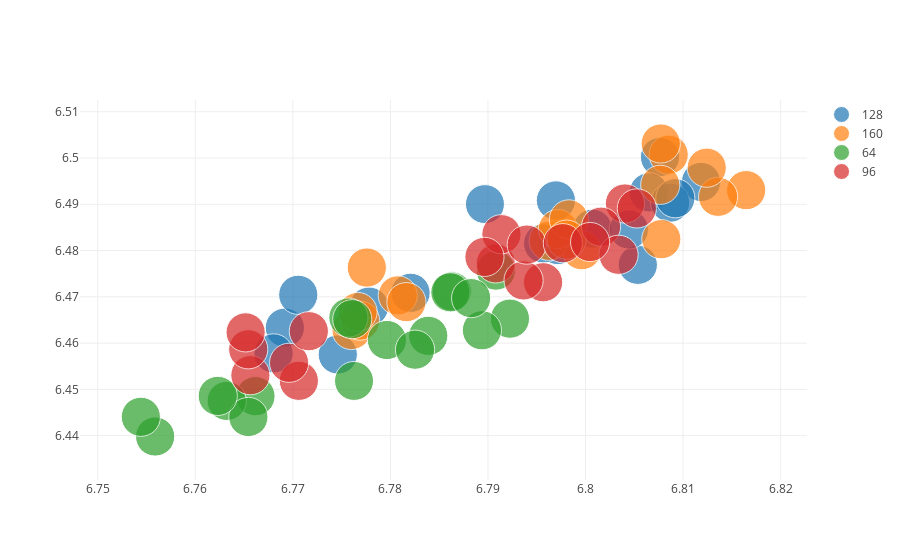

Notebook cell for this chart:
### Code cell
results.results_dataframe_graph(facet='neuronsE',att=['neuronsD','neuronsE','nlayersD','nlayersE', 'drop'])

### Figure 1 — Plotly figure (JSON) as saved in the notebook; plotly's stock layout.template omitted (floating-point values rounded to 4 significant figures)
{"data": [{"marker": {"size": [39.2, 39.2, 39.2, 39.2, 39.2, 39.2, 39.2, 39.2, 39.2, 39.2, 39.2, 39, 39.2, 39.2, 39.2, 39.2, 39.2, 39.2]}, "mode": "markers", "name": "128", "text": ["neuronsD:32-neuronsE:128-nlayersD:1-nlayersE:1-drop:0.0-neuronsE:128", "neuronsD:32-neuronsE:128-nlayersD:1-nlayersE:1-drop:0.05-neuronsE:128", "neuronsD:32-neuronsE:128-nlayersD:1-nlayersE:1-drop:0.1-neuronsE:128", "neuronsD:32-neuronsE:128-nlayersD:1-nlayersE:1-drop:0.2-neuronsE:128", "neuronsD:32-neuronsE:128-nlayersD:1-nlayersE:1-drop:0.3-neuronsE:128", "neuronsD:32-neuronsE:128-nlayersD:1-nlayersE:1-drop:0.4-neuronsE:128", "neuronsD:64-neuronsE:128-nlayersD:1-nlayersE:1-drop:0.0-neuronsE:128", "neuronsD:64-neuronsE:128-nlayersD:1-nlayersE:1-drop:0.05-neuronsE:128", "neuronsD:64-neuronsE:128-nlayersD:1-nlayersE:1-drop:0.1-neuronsE:128", "neuronsD:64-neuronsE:128-nlayersD:1-nlayersE:1-drop:0.2-neuronsE:128", "neuronsD:64-neuronsE:128-nlayersD:1-nlayersE:1-drop:0.3-neuronsE:128", "neuronsD:64-neuronsE:128-nlayersD:1-nlayersE:1-drop:0.4-neuronsE:128", "neuronsD:96-neuronsE:128-nlayersD:1-nlayersE:1-drop:0.0-neuronsE:128", "neuronsD:96-neuronsE:128-nlayersD:1-nlayersE:1-drop:0.05-neuronsE:128", "neuronsD:96-neuronsE:128-nlayersD:1-nlayersE:1-drop:0.1-neuronsE:128", "neuronsD:96-neuronsE:128-nlayersD:1-nlayersE:1-drop:0.2-neuronsE:128", "neuronsD:96-neuronsE:128-nlayersD:1-nlayersE:1-drop:0.3-neuronsE:128", "neuronsD:96-neuronsE:128-nlayersD:1-nlayersE:1-drop:0.4-neuronsE:128"], "type": "scatter", "uid": "ea647609-00a6-4553-b5e5-a254cee695d2", "x": [6.769, 6.775, 6.778, 6.782, 6.768, 6.771, 6.801, 6.797, 6.797, 6.805, 6.796, 6.79, 6.812, 6.808, 6.806, 6.804, 6.809, 6.809], "y": [6.463, 6.458, 6.468, 6.471, 6.458, 6.47, 6.485, 6.491, 6.481, 6.477, 6.482, 6.49, 6.495, 6.5, 6.493, 6.485, 6.49, 6.491]}, {"marker": {"size": [39.2, 39.2, 39.2, 39.2, 39.2, 39, 39.2, 39.2, 39.2, 39.2, 39.2, 39.2, 39.2, 39.2, 39.2, 39.2, 39.2, 39.2]}, "mode": "markers", "name": "160", "text": ["neuronsD:32-neuronsE:160-nlayersD:1-nlayersE:1-drop:0.0-neuronsE:160", "neuronsD:32-neuronsE:160-nlayersD:1-nlayersE:1-drop:0.05-neuronsE:160", "neuronsD:32-neuronsE:160-nlayersD:1-nlayersE:1-drop:0.1-neuronsE:160", "neuronsD:32-neuronsE:160-nlayersD:1-nlayersE:1-drop:0.2-neuronsE:160", "neuronsD:32-neuronsE:160-nlayersD:1-nlayersE:1-drop:0.3-neuronsE:160", "neuronsD:32-neuronsE:160-nlayersD:1-nlayersE:1-drop:0.4-neuronsE:160", "neuronsD:64-neuronsE:160-nlayersD:1-nlayersE:1-drop:0.0-neuronsE:160", "neuronsD:64-neuronsE:160-nlayersD:1-nlayersE:1-drop:0.05-neuronsE:160", "neuronsD:64-neuronsE:160-nlayersD:1-nlayersE:1-drop:0.1-neuronsE:160", "neuronsD:64-neuronsE:160-nlayersD:1-nlayersE:1-drop:0.2-neuronsE:160", "neuronsD:64-neuronsE:160-nlayersD:1-nlayersE:1-drop:0.3-neuronsE:160", "neuronsD:64-neuronsE:160-nlayersD:1-nlayersE:1-drop:0.4-neuronsE:160", "neuronsD:96-neuronsE:160-nlayersD:1-nlayersE:1-drop:0.0-neuronsE:160", "neuronsD:96-neuronsE:160-nlayersD:1-nlayersE:1-drop:0.05-neuronsE:160", "neuronsD:96-neuronsE:160-nlayersD:1-nlayersE:1-drop:0.1-neuronsE:160", "neuronsD:96-neuronsE:160-nlayersD:1-nlayersE:1-drop:0.2-neuronsE:160", "neuronsD:96-neuronsE:160-nlayersD:1-nlayersE:1-drop:0.3-neuronsE:160", "neuronsD:96-neuronsE:160-nlayersD:1-nlayersE:1-drop:0.4-neuronsE:160"], "type": "scatter", "uid": "45300cef-47e2-4b91-854f-7be7832bc458", "x": [6.781, 6.782, 6.776, 6.777, 6.778, 6.777, 6.8, 6.796, 6.797, 6.798, 6.798, 6.808, 6.816, 6.809, 6.808, 6.814, 6.808, 6.812], "y": [6.47, 6.469, 6.463, 6.465, 6.476, 6.467, 6.48, 6.482, 6.485, 6.487, 6.482, 6.482, 6.493, 6.501, 6.503, 6.492, 6.494, 6.498]}, {"marker": {"size": [39.2, 39.2, 39.2, 39.2, 39.2, 39.2, 39.2, 39.2, 39.2, 39.2, 39, 39.2, 39.2, 39.2, 39.2, 39.2, 39.2, 39.2]}, "mode": "markers", "name": "64", "text": ["neuronsD:32-neuronsE:64-nlayersD:1-nlayersE:1-drop:0.0-neuronsE:64", "neuronsD:32-neuronsE:64-nlayersD:1-nlayersE:1-drop:0.05-neuronsE:64", "neuronsD:32-neuronsE:64-nlayersD:1-nlayersE:1-drop:0.1-neuronsE:64", "neuronsD:32-neuronsE:64-nlayersD:1-nlayersE:1-drop:0.2-neuronsE:64", "neuronsD:32-neuronsE:64-nlayersD:1-nlayersE:1-drop:0.3-neuronsE:64", "neuronsD:32-neuronsE:64-nlayersD:1-nlayersE:1-drop:0.4-neuronsE:64", "neuronsD:64-neuronsE:64-nlayersD:1-nlayersE:1-drop:0.0-neuronsE:64", "neuronsD:64-neuronsE:64-nlayersD:1-nlayersE:1-drop:0.05-neuronsE:64", "neuronsD:64-neuronsE:64-nlayersD:1-nlayersE:1-drop:0.1-neuronsE:64", "neuronsD:64-neuronsE:64-nlayersD:1-nlayersE:1-drop:0.2-neuronsE:64", "neuronsD:64-neuronsE:64-nlayersD:1-nlayersE:1-drop:0.3-neuronsE:64", "neuronsD:64-neuronsE:64-nlayersD:1-nlayersE:1-drop:0.4-neuronsE:64", "neuronsD:96-neuronsE:64-nlayersD:1-nlayersE:1-drop:0.0-neuronsE:64", "neuronsD:96-neuronsE:64-nlayersD:1-nlayersE:1-drop:0.05-neuronsE:64", "neuronsD:96-neuronsE:64-nlayersD:1-nlayersE:1-drop:0.1-neuronsE:64", "neuronsD:96-neuronsE:64-nlayersD:1-nlayersE:1-drop:0.2-neuronsE:64", "neuronsD:96-neuronsE:64-nlayersD:1-nlayersE:1-drop:0.3-neuronsE:64", "neuronsD:96-neuronsE:64-nlayersD:1-nlayersE:1-drop:0.4-neuronsE:64"], "type": "scatter", "uid": "c2e6fc9d-3f48-4cdb-8ed3-af9a55ead383", "x": [6.766, 6.763, 6.765, 6.756, 6.754, 6.762, 6.784, 6.78, 6.776, 6.776, 6.776, 6.783, 6.791, 6.792, 6.789, 6.786, 6.786, 6.788], "y": [6.449, 6.448, 6.444, 6.44, 6.444, 6.449, 6.462, 6.461, 6.466, 6.465, 6.452, 6.459, 6.476, 6.465, 6.463, 6.471, 6.471, 6.47]}, {"marker": {"size": [39.2, 39.2, 39.2, 39.2, 39.2, 39.2, 39.2, 39.2, 39.2, 39.2, 39.2, 39.2, 39.2, 39.2, 39.2, 39.2, 39.2, 39.2]}, "mode": "markers", "name": "96", "text": ["neuronsD:32-neuronsE:96-nlayersD:1-nlayersE:1-drop:0.0-neuronsE:96", "neuronsD:32-neuronsE:96-nlayersD:1-nlayersE:1-drop:0.05-neuronsE:96", "neuronsD:32-neuronsE:96-nlayersD:1-nlayersE:1-drop:0.1-neuronsE:96", "neuronsD:32-neuronsE:96-nlayersD:1-nlayersE:1-drop:0.2-neuronsE:96", "neuronsD:32-neuronsE:96-nlayersD:1-nlayersE:1-drop:0.3-neuronsE:96", "neuronsD:32-neuronsE:96-nlayersD:1-nlayersE:1-drop:0.4-neuronsE:96", "neuronsD:64-neuronsE:96-nlayersD:1-nlayersE:1-drop:0.0-neuronsE:96", "neuronsD:64-neuronsE:96-nlayersD:1-nlayersE:1-drop:0.05-neuronsE:96", "neuronsD:64-neuronsE:96-nlayersD:1-nlayersE:1-drop:0.1-neuronsE:96", "neuronsD:64-neuronsE:96-nlayersD:1-nlayersE:1-drop:0.2-neuronsE:96", "neuronsD:64-neuronsE:96-nlayersD:1-nlayersE:1-drop:0.3-neuronsE:96", "neuronsD:64-neuronsE:96-nlayersD:1-nlayersE:1-drop:0.4-neuronsE:96", "neuronsD:96-neuronsE:96-nlayersD:1-nlayersE:1-drop:0.0-neuronsE:96", "neuronsD:96-neuronsE:96-nlayersD:1-nlayersE:1-drop:0.05-neuronsE:96", "neuronsD:96-neuronsE:96-nlayersD:1-nlayersE:1-drop:0.1-neuronsE:96", "neuronsD:96-neuronsE:96-nlayersD:1-nlayersE:1-drop:0.2-neuronsE:96", "neuronsD:96-neuronsE:96-nlayersD:1-nlayersE:1-drop:0.3-neuronsE:96", "neuronsD:96-neuronsE:96-nlayersD:1-nlayersE:1-drop:0.4-neuronsE:96"], "type": "scatter", "uid": "de5979b5-a0fe-4687-8312-55acb317548c", "x": [6.771, 6.766, 6.765, 6.77, 6.772, 6.765, 6.796, 6.791, 6.794, 6.791, 6.79, 6.794, 6.798, 6.804, 6.802, 6.803, 6.805, 6.8], "y": [6.452, 6.453, 6.459, 6.456, 6.463, 6.462, 6.473, 6.477, 6.474, 6.484, 6.479, 6.481, 6.482, 6.49, 6.485, 6.479, 6.489, 6.482]}], "layout": {}}
